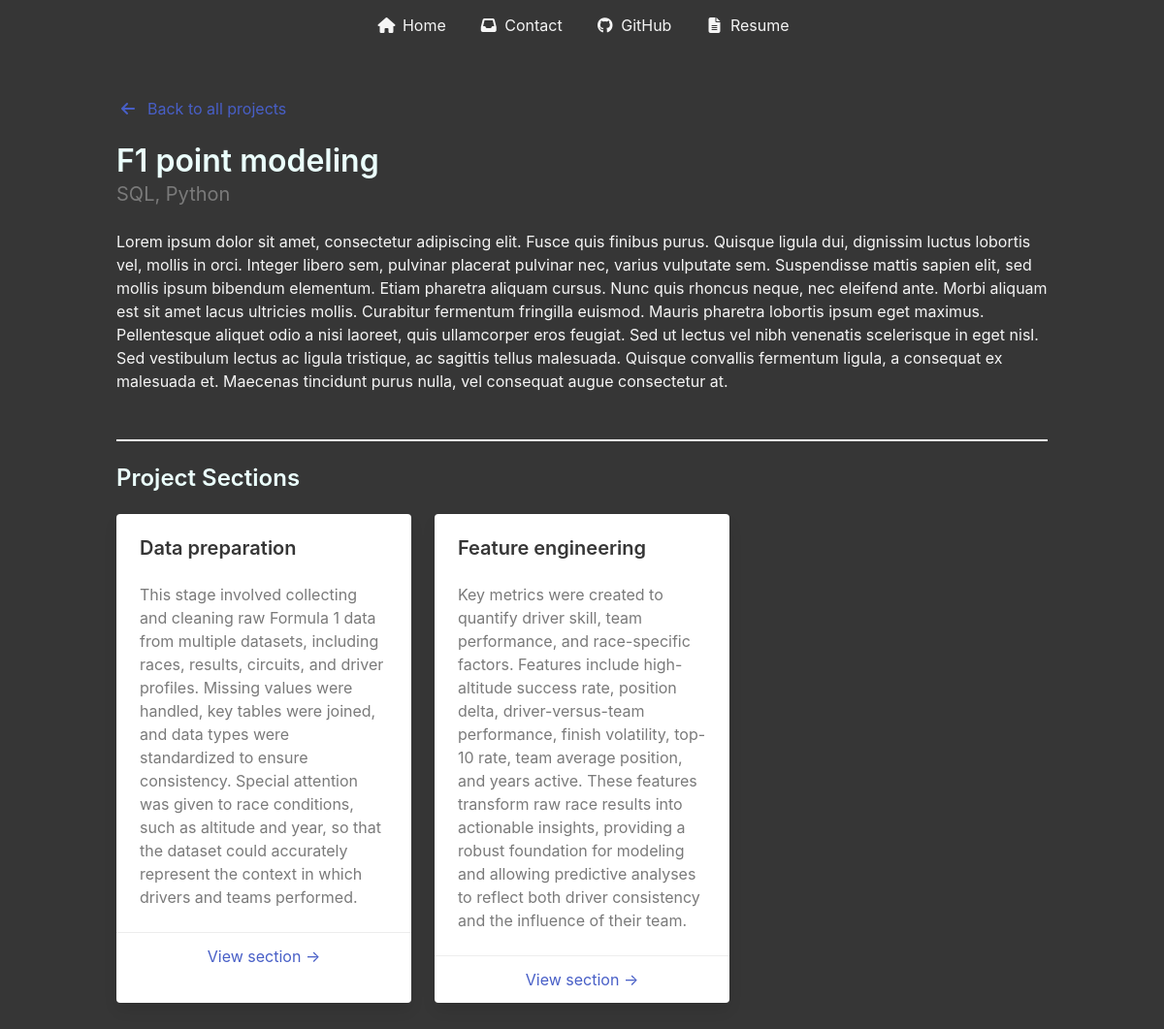
Before: /projects/f1-point-modeling/ with the older database file.
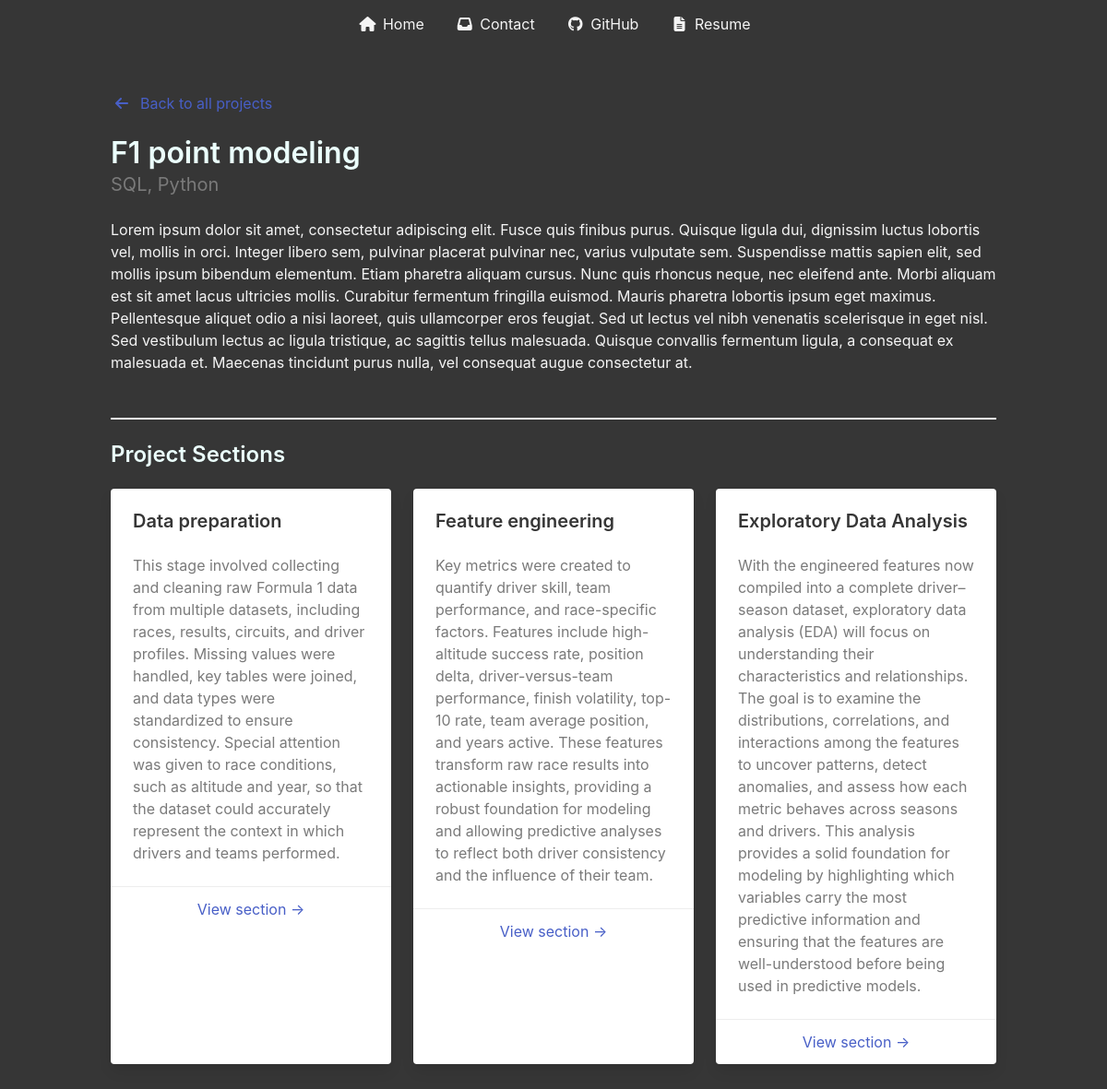
After: the same page with the newer database file.
### showcase/models.py (models this page shows, shortened)
class Project_section(models.Model):
    project = models.ForeignKey(
        Project,
        related_name="sections",
        on_delete=models.CASCADE
    )
    title = models.CharField(max_length=200)
    slug = models.SlugField()
    order = models.PositiveIntegerField(default=0)
    description = models.TextField()
    content = models.TextField()
    class Meta:
        ordering = ["order"]
        unique_together = ("project", "slug")

### showcase/views.py (the view)
# urls.py: path("projects/<slug:project_slug>/", views.project_overview, name="project_overview"),
def project_overview(request, project_slug):
    project = get_object_or_404(models.Project, slug=project_slug)
    sections = project.sections.all()
    return render(request, "showcase/project_overview.html", {
        "project": project,
        "sections": sections,
    })

### showcase/templates/showcase/project_overview.html (shortened to what this page needs)
{% extends 'showcase/base.html' %}
{% block content %}
<section class="section has-background-grey-darker">
  <div class="container has-text-light">
     <a href="{% url 'projects' %}" class="is-flex is-align-items-center has-text-link mb-5">
        <span class="icon mr-2">
          <i class="fas fa-arrow-left"></i>
        </span>
        <span>Back to all projects</span>
      </a>
    <h1 class="title has-text-primary-light">
      {{ project.title }}
    </h1>
    <p class="subtitle has-text-grey">
      {{ project.tools }}
    </p>
    <div class="content mb-6">
      {{ project.content }}
    </div>
    <hr>
    <h2 class="title is-4 has-text-primary-light mb-5">
      Project Sections
    </h2>
    <div class="columns is-multiline">
      {% for section in sections %}
        <div class="column is-one-third">
          <div class="card" style="height: 100%;">
            <div class="card-content">
              <p class="title is-5">
                {{ section.title }}
              </p>
              <div class="content has-text-grey">
                {{ section.description}}
              </div>
            </div>
            <footer class="card-footer">
              <a href="{% url 'section_detail' project.slug section.slug %}"
                 class="card-footer-item has-text-link">
                View section →
              </a>
            </footer>
          </div>
        </div>
      {% empty %}
        <p class="has-text-grey">No sections added yet.</p>
      {% endfor %}
    </div>
  </div>
</section>
{% endblock %}

Changed rows visible on the page:
added Project_section: title "Exploratory Data Analysis", description "With the engineered features now compiled into a complete driver–season dataset, exploratory data analysis (EDA) will focus on understanding their characteristics and relationships. The goal is to examine the distributions, correlations, and interactions among the features to uncover patterns, detect anomalies, and assess how each metric behaves across seasons and drivers. This analysis provides a solid foundation for modeling by highlighting which variables carry the most predictive information and ensuring that the features are well-understood before being used in predictive models."
